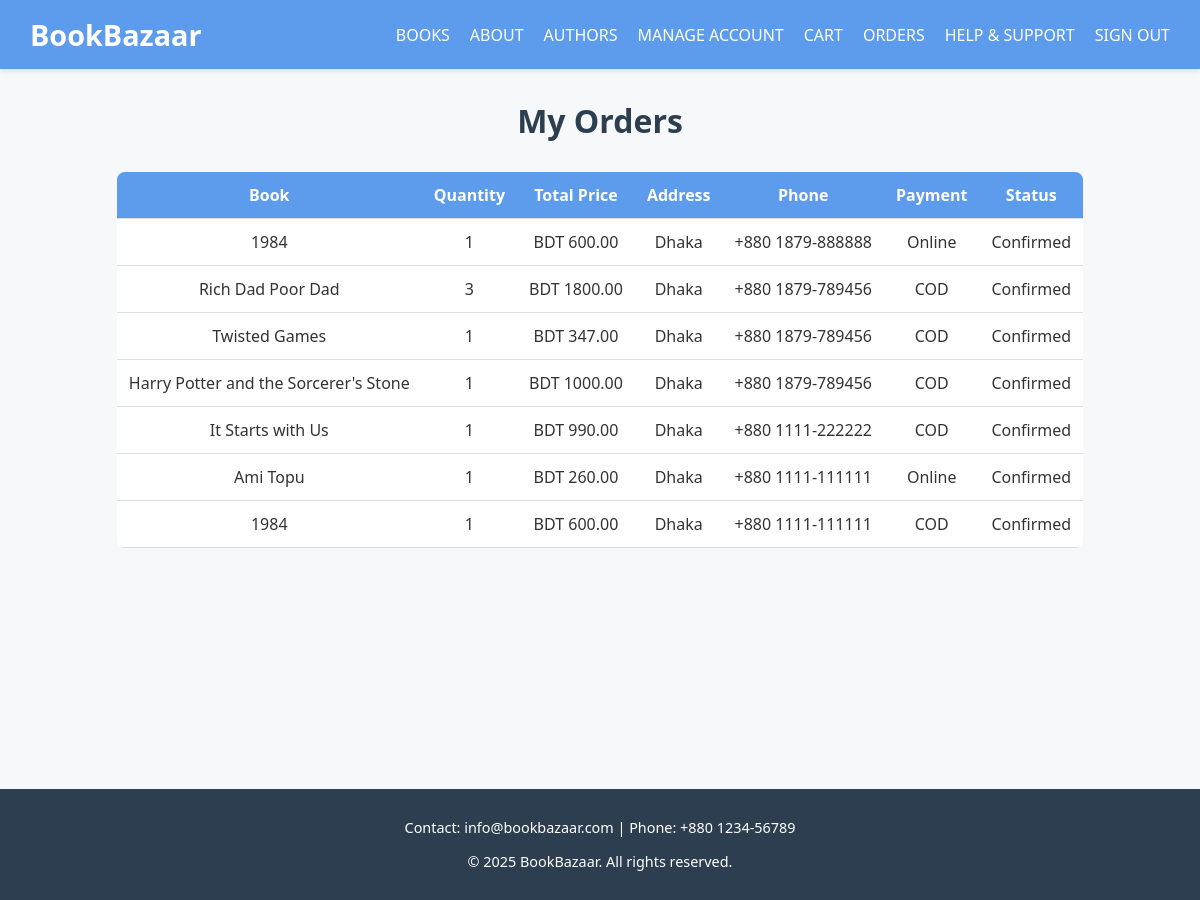
Page /user/orders.php (signed in) on the committed database.
### tables this page shows
CREATE TABLE `orders` (
  `id` int(11) NOT NULL,
  `user_id` int(11) DEFAULT NULL,
  `book_id` int(11) DEFAULT NULL,
  `quantity` int(11) DEFAULT NULL,
  `total_price` decimal(10,2) DEFAULT NULL,
  `address` varchar(255) DEFAULT NULL,
  `phone` varchar(20) DEFAULT NULL,
  `payment_method` enum('COD','Online') DEFAULT NULL,
  `status` enum('Pending','Confirmed','Delivered') DEFAULT 'Pending',
  `created_at` timestamp NOT NULL DEFAULT current_timestamp()
);

CREATE TABLE `books` (
  `title` varchar(255) DEFAULT NULL,
  `description` text DEFAULT NULL,
  `author` varchar(255) DEFAULT NULL,
  `publisher` varchar(255) DEFAULT NULL,
  `publication_year` year(4) DEFAULT NULL,
  `price` decimal(10,2) DEFAULT NULL,
  `image` varchar(255) DEFAULT NULL,
  `id` int(11) NOT NULL
);

### user/orders.php (the view, shortened to what this page needs)
<?php
include '../includes/db_connect.php';
$user_id = $_SESSION['user_id'];
?>
<?php include '../includes/header.php'; ?>
<h1>My Orders</h1>
<?php
$result = mysqli_query($conn, "SELECT orders.*, books.title
                               FROM orders
                               JOIN books ON orders.book_id = books.id
                               WHERE orders.user_id=$user_id
                               ORDER BY orders.created_at DESC");
if(mysqli_num_rows($result) > 0): ?>
    <div class="table-responsive">
        <table class="orders-table">
            <thead>
                <tr>
                    <th>Book</th>
                    <th>Quantity</th>
                    <th>Total Price</th>
                    <th>Address</th>
                    <th>Phone</th>
                    <th>Payment</th>
                    <th>Status</th>
                </tr>
            </thead>
            <tbody>
                <?php while($row = mysqli_fetch_assoc($result)): ?>
                    <tr>
                        <td><?php echo $row['title']; ?></td>
                        <td><?php echo $row['quantity']; ?></td>
                        <td>BDT <?php echo $row['total_price']; ?></td>
                        <td><?php echo $row['address']; ?></td>
                        <td><?php echo $row['phone']; ?></td>
                        <td><?php echo $row['payment_method']; ?></td>
                        <td><?php echo ucfirst($row['status']); ?></td>
                    </tr>
                <?php endwhile; ?>
            </tbody>
        </table>
    </div>
<?php else: ?>
    <p class="no-orders">You have not placed any orders yet.</p>
<?php endif; ?>
<?php include '../includes/footer.php'; ?>

### assets/css/style.css (style rules this page uses)
body { font-family: 'Segoe UI', Tahoma, Geneva, Verdana, sans-serif; margin: 0; padding: 0; background-color: #f6f8fa; color: #333; }
h1, h2, h3, h4 { color: #2c3e50; margin: 10px 0; }
table, .orders-table, .cart-form table { width: 100%; border-collapse: collapse; background-color: #fff; border-radius: 8px; margin-top: 20px; overflow: hidden; }
th, td { padding: 12px; text-align: center; border-bottom: 1px solid #ddd; }
th { background-color: #5d9cec; color: #fff; font-weight: 600; }

### rows in the picture
orders: book.title "1984", quantity "1", total_price "600.00", address "Dhaka", phone "+880 1879-888888", payment_method "Online", status "Confirmed"
orders: book.title "Rich Dad Poor Dad", quantity "3", total_price "1800.00", address "Dhaka", phone "+880 1879-789456", payment_method "COD", status "Confirmed"
orders: book.title "Twisted Games", quantity "1", total_price "347.00", address "Dhaka", phone "+880 1879-789456", payment_method "COD", status "Confirmed"
orders: book.title "Harry Potter and the Sorcerer's Stone", quantity "1", total_price "1000.00", address "Dhaka", phone "+880 1879-789456", payment_method "COD", status "Confirmed"
orders: book.title "It Starts with Us", quantity "1", total_price "990.00", address "Dhaka", phone "+880 1111-222222", payment_method "COD", status "Confirmed"
orders: book.title "Ami Topu", quantity "1", total_price "260.00", address "Dhaka", phone "+880 1111-111111", payment_method "Online", status "Confirmed"
orders: book.title "1984", quantity "1", total_price "600.00", address "Dhaka", phone "+880 1111-111111", payment_method "COD", status "Confirmed"
